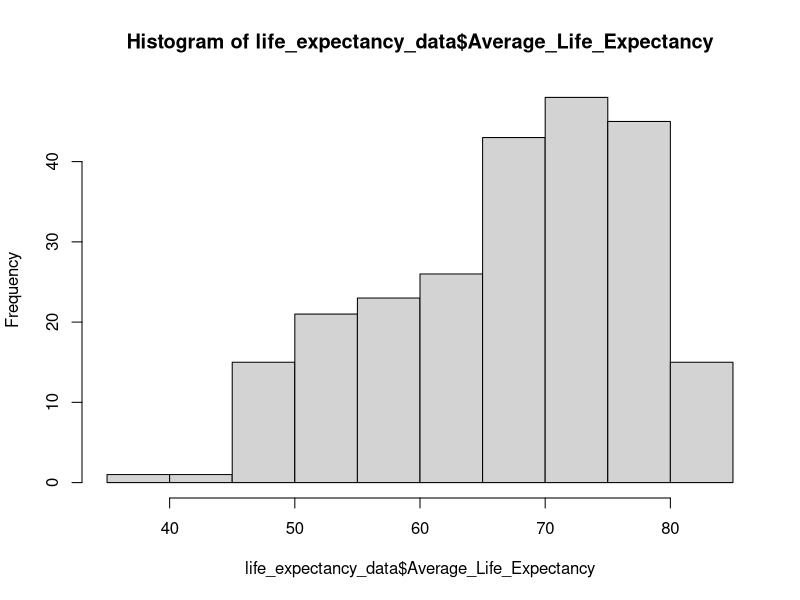
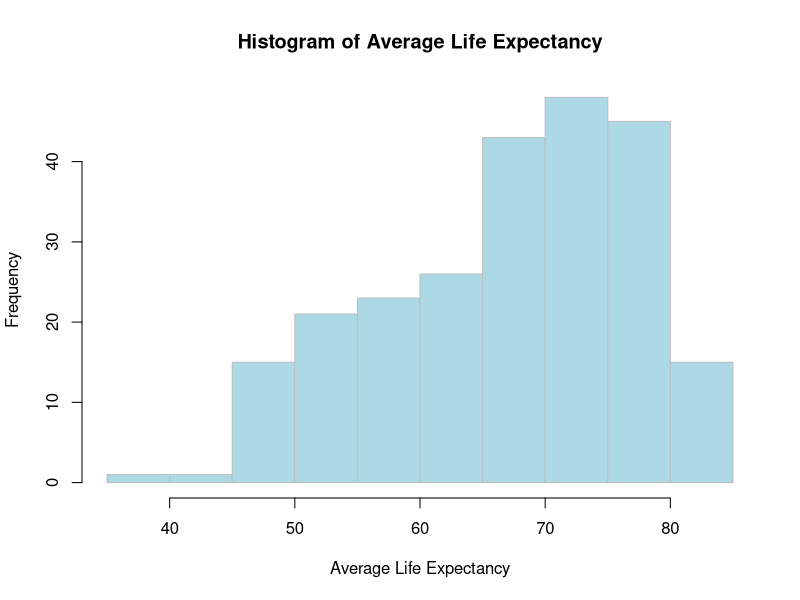
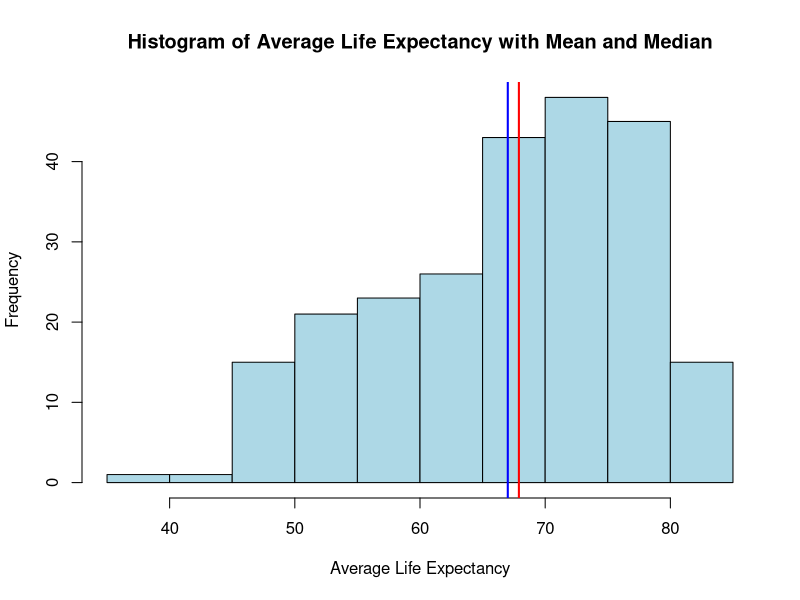
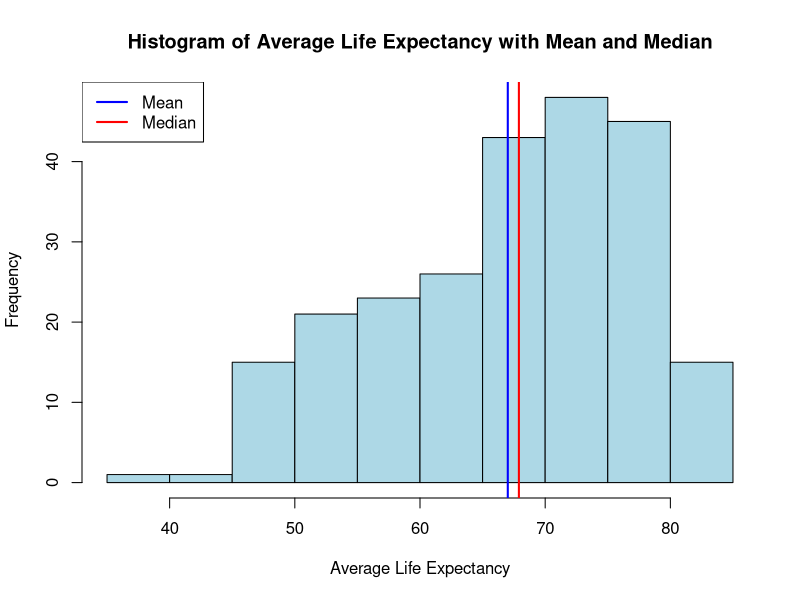
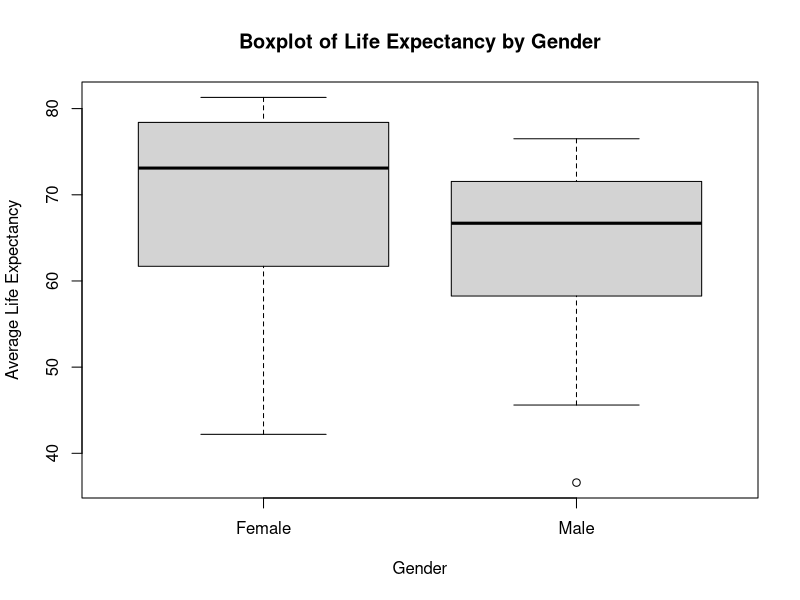
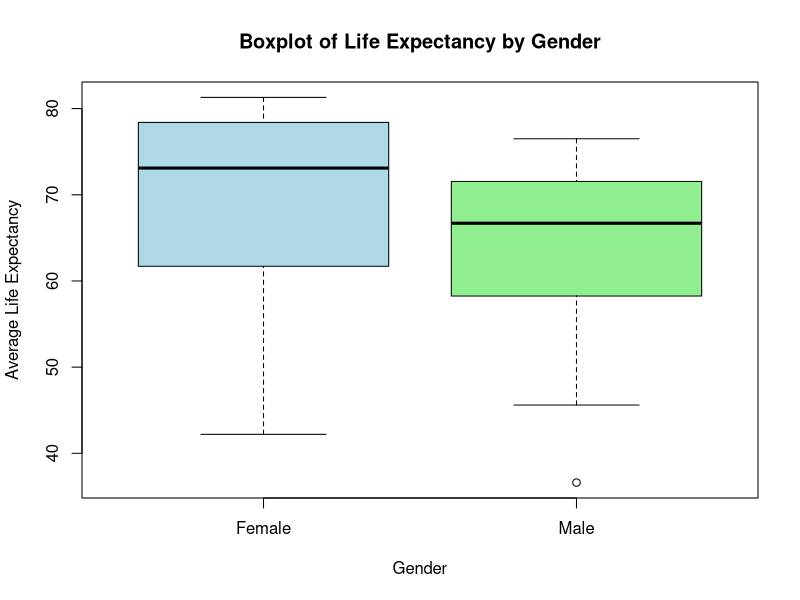
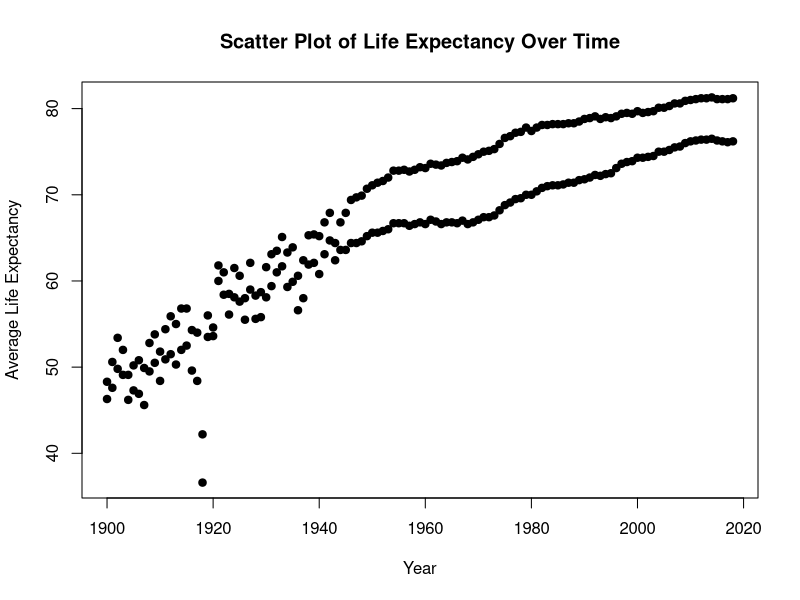
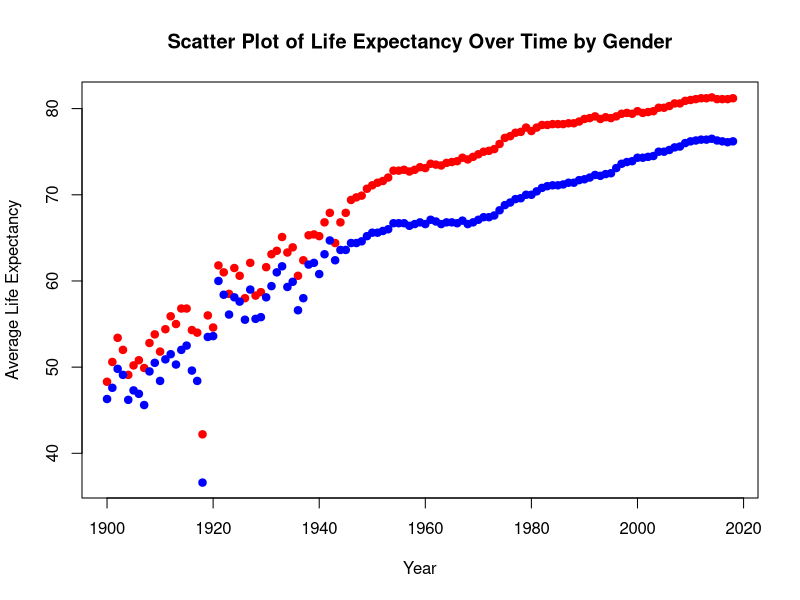

R code for these plots, in order:
## ---- chunk 1
knitr::opts_chunk$set(echo = TRUE)
## ---- chunk 2
# Reading the CSV file
life_expectancy_data <- read.csv("US_Life_expectancy.csv")
## ---- chunk 3
# Basic histogram of Average Life Expectancy
hist(life_expectancy_data$Average_Life_Expectancy)
## ---- chunk 4
# Histogram Parameters
hist(life_expectancy_data$Average_Life_Expectancy,
     main = "Histogram of Average Life Expectancy",
     xlab = "Average Life Expectancy",
     col = "lightblue",
     border = "grey")
## ---- chunk 5
# Adding mean and median lines
mean_le <- mean(life_expectancy_data$Average_Life_Expectancy, na.rm = TRUE)
median_le <- median(life_expectancy_data$Average_Life_Expectancy, na.rm = TRUE)
## ---- chunk 6
# Replotting with mean and median
hist(life_expectancy_data$Average_Life_Expectancy,
     main = "Histogram of Average Life Expectancy with Mean and Median",
     xlab = "Average Life Expectancy",
     col = "lightblue", border = "black")
abline(v = mean_le, col = "blue", lwd = 2)
abline(v = median_le, col = "red", lwd = 2)
## ---- chunk 7
# adding the legend
hist(life_expectancy_data$Average_Life_Expectancy,
     main = "Histogram of Average Life Expectancy with Mean and Median",
     xlab = "Average Life Expectancy",
     col = "lightblue", border = "black")
abline(v = mean_le, col = "blue", lwd = 2)
abline(v = median_le, col = "red", lwd = 2)
legend("topleft", legend = c("Mean", "Median"), col = c("blue", "red"), lwd = 2)
## ---- chunk 8
# Basic boxplot by Gender
boxplot(Average_Life_Expectancy ~ Gender, data = life_expectancy_data,
        main = "Boxplot of Life Expectancy by Gender",
        xlab = "Gender", ylab = "Average Life Expectancy")
## ---- chunk 9
# Boxplot with colors
boxplot(Average_Life_Expectancy ~ Gender, data = life_expectancy_data,
        main = "Boxplot of Life Expectancy by Gender",
        xlab = "Gender", ylab = "Average Life Expectancy",
        col = c("lightblue", "lightgreen"))
## ---- chunk 10
# Scatter plot with data points
plot(life_expectancy_data$Year, life_expectancy_data$Average_Life_Expectancy,
     xlab = "Year", ylab = "Average Life Expectancy",
     main = "Scatter Plot of Life Expectancy Over Time",
     pch = 19)
## ---- chunk 11
# Scatter plot with gender-colored points
plot(life_expectancy_data$Year, life_expectancy_data$Average_Life_Expectancy,
     xlab = "Year", ylab = "Average Life Expectancy",
     main = "Scatter Plot of Life Expectancy Over Time by Gender",
     pch = 19, col = ifelse(life_expectancy_data$Gender == "Male", "blue", "red"))
## ---- chunk 12
# Basic line plot of Average Life Expectancy over time
plot(life_expectancy_data$Year, life_expectancy_data$Average_Life_Expectancy,
     type = "l", col = "darkgray",
     xlab = "Year", ylab = "Average Life Expectancy",
     main = "Line Plot of Life Expectancy Over Time")
## ---- chunk 13
# Line plot with lines colored by gender
male_data <- subset(life_expectancy_data, Gender == "Male")
female_data <- subset(life_expectancy_data, Gender == "Female")

plot(male_data$Year, male_data$Average_Life_Expectancy,
     type = "l", col = "blue", lwd = 2,
     xlab = "Year", ylab = "Average Life Expectancy",
     main = "Line Plot of Life Expectancy by Gender Over Time",
     xlim = c(min(life_expectancy_data$Year), max(life_expectancy_data$Year)), 
     ylim = c(min(life_expectancy_data$Average_Life_Expectancy, na.rm = TRUE), 
              max(life_expectancy_data$Average_Life_Expectancy, na.rm = TRUE)))
lines(female_data$Year, female_data$Average_Life_Expectancy, col = "red", lwd = 2)
## ---- chunk 14
# Customized plot with titles and labels
plot(male_data$Year, male_data$Average_Life_Expectancy,
     type = "l", col = "blue", lwd = 2,
     xlab = "Year", ylab = "Average Life Expectancy (years)",
     main = "Life Expectancy by Gender Over Time",
     lty = 1,
     xlim = c(min(life_expectancy_data$Year), max(life_expectancy_data$Year)), 
     ylim = c(min(life_expectancy_data$Average_Life_Expectancy, na.rm = TRUE), 
              max(life_expectancy_data$Average_Life_Expectancy, na.rm = TRUE)))
lines(female_data$Year, female_data$Average_Life_Expectancy, col = "red", lwd = 2, lty = 2)
## ---- chunk 15
# Adding legends and annotations
plot(male_data$Year, male_data$Average_Life_Expectancy,
     type = "l", col = "blue", lwd = 2,
     xlab = "Year", ylab = "Average Life Expectancy (years)",
     main = "Life Expectancy by Gender Over Time",
     lty = 1,
     xlim = c(min(life_expectancy_data$Year), max(life_expectancy_data$Year)), 
     ylim = c(min(life_expectancy_data$Average_Life_Expectancy, na.rm = TRUE), 
              max(life_expectancy_data$Average_Life_Expectancy, na.rm = TRUE)))
lines(female_data$Year, female_data$Average_Life_Expectancy, col = "red", lwd = 2, lty = 2)

legend("bottomright", legend = c("Male", "Female"), col = c("blue", "red"), lwd = 2, lty = c(1, 2))
text(1918, 75, "End of World War I", col = "black")
abline(v = 1918, col = "black", lwd = 1, lty = 3)

## ---- chunk 16
# Your code here

# 1. Histogram
hist(life_expectancy_data$Age_adjusted_Death_Rate,
     main = "Histogram of Age-adjusted Death Rate",
     xlab = "Age-adjusted Death Rate",
     col = "lightgray", border = "black")
abline(v = mean(life_expectancy_data$Age_adjusted_Death_Rate, na.rm = TRUE), col = "blue", lwd = 2)
abline(v = median(life_expectancy_data$Age_adjusted_Death_Rate, na.rm = TRUE), col = "red", lwd = 2)
## ---- chunk 17
# 2. Boxplot by gender
boxplot(Age_adjusted_Death_Rate ~ Gender, data = life_expectancy_data,
        main = "Boxplot of Age-adjusted Death Rate by Gender",
        xlab = "Gender", ylab = "Age-adjusted Death Rate",
        col = c("lightblue", "lightgreen"))
## ---- chunk 18
# 3. Scatter plot
plot(life_expectancy_data$Year, life_expectancy_data$Age_adjusted_Death_Rate,
     xlab = "Year", ylab = "Age-adjusted Death Rate",
     main = "Scatter Plot of Death Rate Over Time by Gender",
     pch = 19, col = ifelse(life_expectancy_data$Gender == "Male", "blue", "red"))
## ---- chunk 19
# 4. Line plot by gender
plot(male_data$Year, male_data$Age_adjusted_Death_Rate,
     type = "l", col = "blue", lwd = 2,
     xlab = "Year", ylab = "Age-adjusted Death Rate",
     main = "Line Plot of Death Rate by Gender Over Time",
     xlim = c(min(life_expectancy_data$Year), max(life_expectancy_data$Year)), 
     ylim = c(min(life_expectancy_data$Age_adjusted_Death_Rate, na.rm = TRUE), 
              max(life_expectancy_data$Age_adjusted_Death_Rate, na.rm = TRUE)))
lines(female_data$Year, female_data$Age_adjusted_Death_Rate, col = "red", lwd = 2)
legend("topright", legend = c("Male", "Female"), col = c("blue", "red"), lwd = 2)
